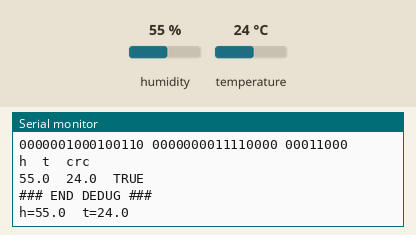
This sketch was run on a simulated Arduino Uno, built with avr-gcc and run on an emulated ATmega328P. Shown: the last lines printed to the serial monitor. Wiring (inferred from the names in the program): DHT22 sensor: data pin 8. The test bench sets the inputs (shaded band); at power-on: humidity 55 %, temperature 24 °C.

Above: at 2.9 s.
3.0 s: humidity set to 22 %
At 7.3 s:
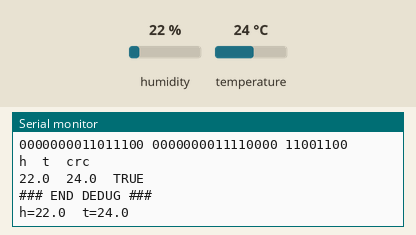
7.6 s: temperature set to 12 °C
At 11.2 s:
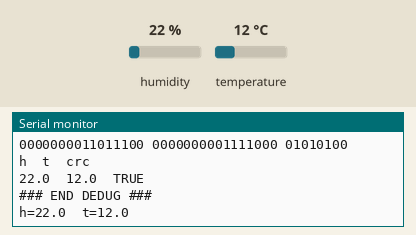
12.2 s: humidity set to 40 %
At 15.2 s:
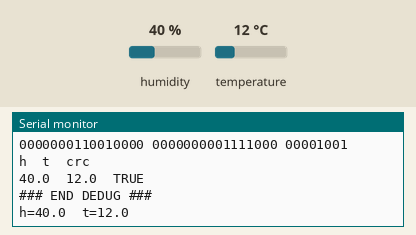
Timing chart, 0 to 16.7 s (numbered marks = the images above; inputs shaded):
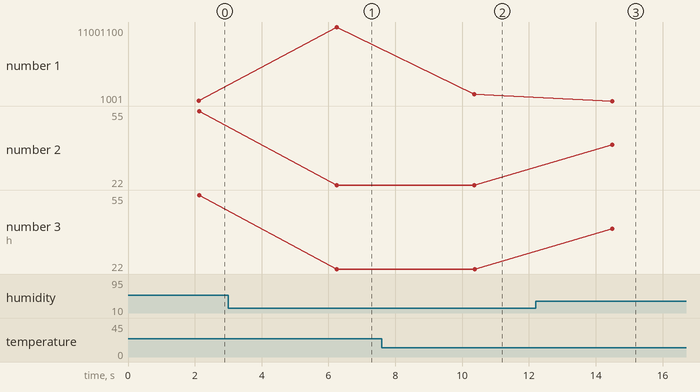

The sketch:

ultrasonicSensorProgramReal.ino
```cpp
#include <DHT22.h>
//define pin data
#define pinDATA 8 // SDA, or almost any other I/O pin

DHT22 dht22(pinDATA);

void setup() {
  Serial.begin(115200); //1bit=10µs
  Serial.println("\ntest capteur DTH22");
}

void loop() {
  Serial.println(dht22.debug()); //optionnal

  float t = dht22.getTemperature();
  float h = dht22.getHumidity();

  if (dht22.getLastError() != dht22.OK) {
    Serial.print("last error :");
    Serial.println(dht22.getLastError());
  }

  Serial.print("h=");Serial.print(h,1);Serial.print("\t");
  Serial.print("t=");Serial.println(t,1);
  delay(2000); //Collecting period should be : >1.7 second
}
```

Measured:
- after the input at 3.0 s, the serial monitor: prints a new line after 3.2 s (image 1)
- after the input at 7.6 s, the serial monitor: prints a new line after 2.8 s (image 2)
- after the input at 12.2 s, the serial monitor: prints a new line after 2.3 s (image 3)
- plotted number 1: 11000 → 11001100 after the input at 3.0 s, 11001100 → 1010100 after the input at 7.6 s, 1010100 → 1001 after the input at 12.2 s
- plotted number 2: 22 → 40 after the input at 12.2 s
- plotted number 3: 22 → 40 after the input at 12.2 s
